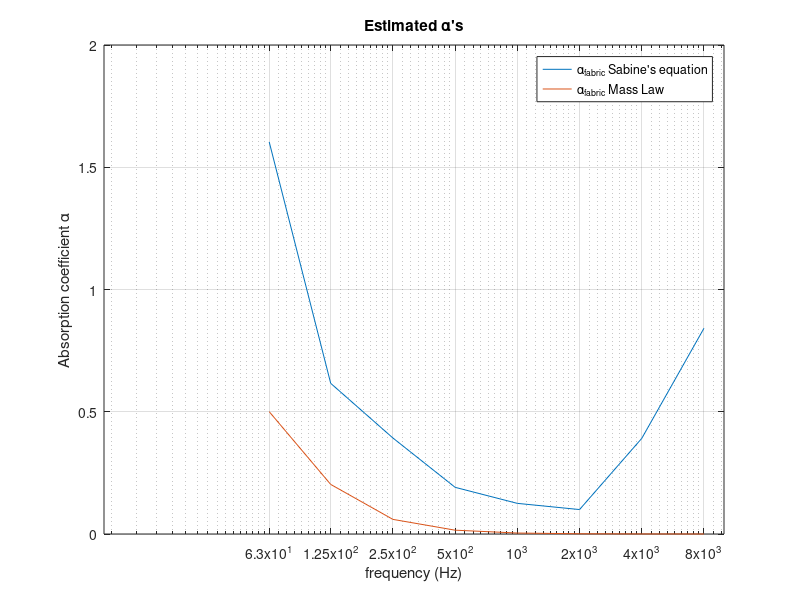
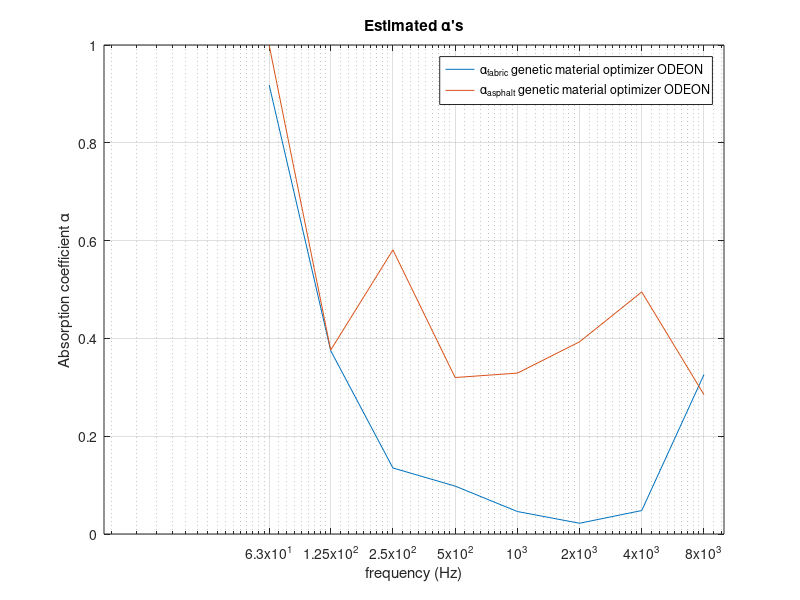

Here is the MATLAB script that generated these plots, in order:
close all; clc; clear all;

%speed of sound
c= 343;
rho=1.225;
 
%reverberation times, for frequencies:
T20 = [0.613888888888889,1.320333333333333,1.646333333333333,2.838666666666666,3.539666666666667,3.130546296296296,2.026666666666667,1.122407407407408];

%the volume, approx:
V = 10356;
 
%the total area, approx:
area = 2461.83;
 
%the area of the floor:
floorarea = 989.04;
original_asphalt = [0.05 0.05 0.08 0.01 0.06 0.08 0.08 0.08]; % From some asphalt


% ODEON estimated alphas
absasph = [0.999 0.376 0.581 0.32 0.329 0.393 0.495 0.285];
absfab = [0.918 0.375 0.135 0.098 0.046 0.022 0.048 0.326];

ODEON_asp = [0.36 0.36 0.44 0.31 0.29 0.39 0.25 0.25];
 
EquiAbs = 6*log(10)*4*V./(c*T20);
 
LeftoeerAbs = EquiAbs-floorarea*ODEON_asp;

absfabsabine = LeftoeerAbs./(area-floorarea);
 
freq = [63, 125, 250, 500, 1000, 2000, 4000, 8000]; %the corresponding frequencies

% Estimating alpha from mass law (theta = 45 degrees -  to resemble diffuse field incidence)

theta=pi/4;
mass=3; % 2 Kg

absfabmass=1./(1+((2*pi.*freq.*mass)./(2*rho*c)*cos(theta)).^2);


figure
semilogx(freq,absfabsabine,freq,absfabmass)
grid on
xlabel('frequency (Hz)')
ylabel('Absorption coefficient \alpha')
title('Estimated \alpha''s')
legend('\alpha_{fabric} Sabine''s equation','\alpha_{fabric} Mass Law',Location='best')
xticks(freq)

figure
semilogx(freq,absfab,freq,absasph)
grid on
xlabel('frequency (Hz)')
ylabel('Absorption coefficient \alpha')
title('Estimated \alpha''s')
legend('\alpha_{fabric} genetic material optimizer ODEON','\alpha_{asphalt} genetic material optimizer ODEON',Location='best')
xticks(freq)